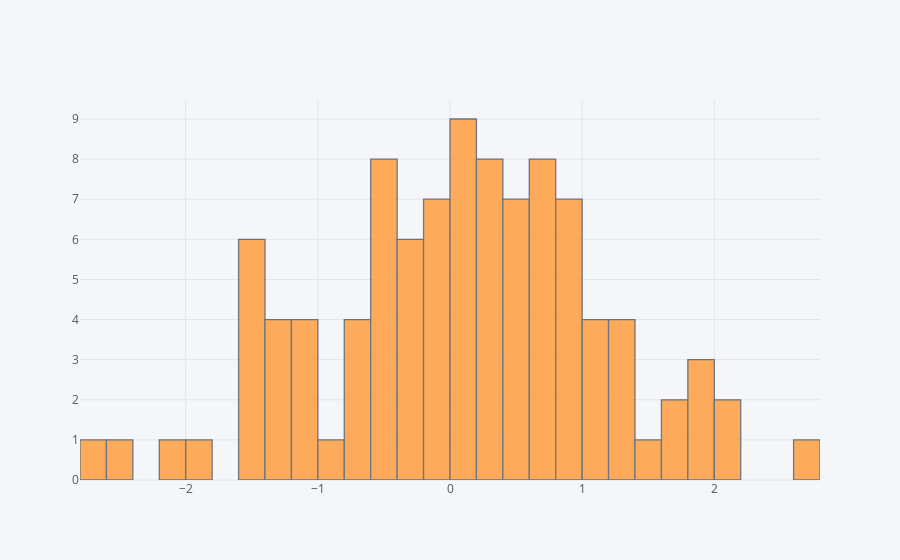

Notebook cell for this chart:
### Code cell
df['B'].iplot(kind='hist',bins=30)

### Figure 1 — Plotly figure (JSON) as saved in the notebook; plotly's stock layout.template omitted (floating-point values rounded to 4 significant figures)
{"data": [{"histfunc": "count", "histnorm": "", "marker": {"color": "rgba(255, 153, 51, 1.0)", "line": {"color": "#4D5663", "width": 1.3}}, "name": "B", "nbinsx": 30, "opacity": 0.8, "orientation": "v", "type": "histogram", "x": [0.3985, -0.2042, 0.755, 0.8347, -1.261, -1.563, 1.986, -2.057, 0.6866, -0.331, 0.8343, 1.846, 2.09, -1.067, -0.7665, 1.171, 1.779, -0.4903, 0.4819, 1.293, 0.1034, 0.02181, 0.6618, 0.4539, -0.3399, -0.3414, 0.3931, -0.4286, 0.6441, 0.5756, 0.6996, -0.3672, 0.4892, -0.4645, 0.2456, -0.4031, -1.535, 0.5653, 0.8496, -0.06959, -0.481, 0.8101, -0.1145, 0.9861, 0.3128, 0.6771, -0.1334, 0.1937, 0.9216, 0.3724, 2.197, -0.05186, 1.276, 0.05518, 0.1163, -1.486, -1.174, -0.4926, 0.3635, 0.1965, -0.6583, 0.1316, 0.5379, -0.1857, 1.821, -0.3825, -2.492, -1.887, 0.796, 1.045, -1.131, -0.6465, 0.5645, 1.281, 0.2673, 2.721, 0.8849, 0.374, -1.32, -0.8688, -0.1002, -1.007, 1.063, -1.324, 0.1631, 1.197, -1.336, -1.558, -2.669, -0.6412, -1.44, 0.684, -0.5623, -1.45, 0.07843, -0.1811, -0.5607, 1.498, 1.685, 1.343]}], "layout": {"barmode": "overlay", "legend": {"bgcolor": "#F5F6F9", "font": {"color": "#4D5663"}}, "paper_bgcolor": "#F5F6F9", "plot_bgcolor": "#F5F6F9", "titlefont": {"color": "#4D5663"}, "xaxis1": {"gridcolor": "#E1E5ED", "showgrid": true, "tickfont": {"color": "#4D5663"}, "title": "", "titlefont": {"color": "#4D5663"}, "zerolinecolor": "#E1E5ED"}, "yaxis1": {"gridcolor": "#E1E5ED", "showgrid": true, "tickfont": {"color": "#4D5663"}, "title": "", "titlefont": {"color": "#4D5663"}, "zerolinecolor": "#E1E5ED"}}}
